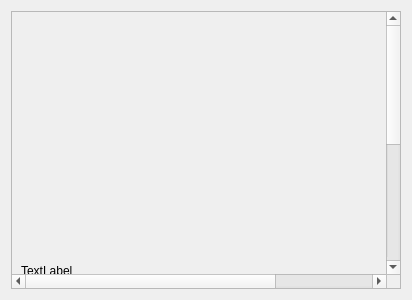
<?xml version="1.0" encoding="UTF-8"?>
<ui version="4.0">
 <class>Widget</class>
 <widget class="QWidget" name="Widget">
  <property name="geometry">
   <rect>
    <x>0</x>
    <y>0</y>
    <width>412</width>
    <height>300</height>
   </rect>
  </property>
  <property name="minimumSize">
   <size>
    <width>300</width>
    <height>300</height>
   </size>
  </property>
  <property name="windowTitle">
   <string>Widget</string>
  </property>
  <layout class="QGridLayout" name="gridLayout">
   <item row="0" column="0">
    <widget class="QScrollArea" name="scrollArea">
     <property name="widgetResizable">
      <bool>true</bool>
     </property>
     <widget class="QWidget" name="scrollAreaWidgetContents">
      <property name="geometry">
       <rect>
        <x>0</x>
        <y>0</y>
        <width>524</width>
        <height>524</height>
       </rect>
      </property>
      <layout class="QGridLayout" name="gridLayout_2">
       <item row="0" column="0">
        <widget class="QLabel" name="label">
         <property name="minimumSize">
          <size>
           <width>500</width>
           <height>500</height>
          </size>
         </property>
         <property name="text">
          <string>TextLabel</string>
         </property>
        </widget>
       </item>
      </layout>
     </widget>
    </widget>
   </item>
  </layout>
 </widget>
 <resources/>
 <connections/>
</ui>
